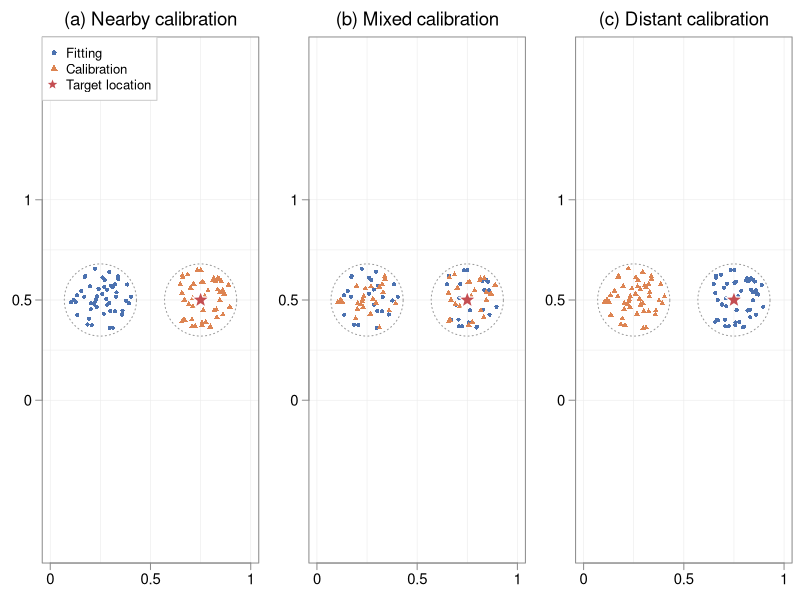

The R source for this figure: (Note: this script raises an error after producing the figure.)
## Figure 1: the three fitting-calibration splits of the two-cluster example, and the
## table below it (Tables/Figure1_table.tex).
S <- as.matrix(read.csv("Simulation_codes/two_cluster_locations.csv"))
r <- read.csv("Simulation_results/two_cluster.csv")
COL <- c(fit = "#4C72B0", cal = "#DD8452", target = "#C44E52")
star <- function(x, y, r = 0.045, col = COL[["target"]]) {
  a <- pi / 2 + seq(0, 2 * pi, length.out = 11)[-11]; rr <- rep(c(r, r * 0.42), 5)
  polygon(x + rr * cos(a), y + rr * sin(a), col = col, border = "white", lwd = 1.2) }
panel <- function(cal, title, legend = FALSE) {
  fit <- setdiff(1:100, cal)
  plot(NA, xlim = c(0, 1), ylim = c(0, 1), asp = 1, axes = FALSE, xlab = "", ylab = "",
       main = title, font.main = 1, cex.main = 1.7)
  abline(h = seq(0, 1, 0.25), v = seq(0, 1, 0.25), col = "grey92", lwd = 0.6)
  box(col = "grey55")
  axis(1, at = c(0, 0.5, 1), labels = c("0", "0.5", "1"), col = "grey55", cex.axis = 1.35)
  axis(2, at = c(0, 0.5, 1), labels = c("0", "0.5", "1"), col = "grey55", las = 1, cex.axis = 1.35)
  th <- seq(0, 2 * pi, length.out = 200)
  for (c0 in list(c(0.25, 0.5), c(0.75, 0.5)))
    lines(c0[1] + 0.18 * cos(th), c0[2] + 0.18 * sin(th), lty = 3, col = "grey60")
  points(S[fit, ], pch = 16, col = COL[["fit"]], cex = 0.85)
  points(S[cal, ], pch = 17, col = COL[["cal"]], cex = 0.9)
  star(S[101, 1], S[101, 2])
  if (legend) {
    lg <- legend("topleft", c("Fitting", "Calibration", "Target location"),
                 pch = c(16, 17, NA), col = COL, bg = "white", box.col = "grey80",
                 cex = 1.2, pt.cex = c(1, 1.1, 1))
    star(mean(c(lg$rect$left, lg$text$x[3])) - 0.008, lg$text$y[3], r = 0.034) }
}
dir.create("Figures", showWarnings = FALSE)
png("Figures/Figure1.png", width = 1500, height = 560, res = 200)
par(mfrow = c(1, 3), mar = c(2.8, 3.2, 2.8, 0.6), mgp = c(2, 0.8, 0))
panel(51:100, "(a) Nearby calibration", legend = TRUE)
panel(c(1:25, 51:75), "(b) Mixed calibration")
panel(1:50, "(c) Distant calibration")
dev.off()

## the table under the figure: coverage; mean width (CVR)
M <- c("Naive", "GSCP", paste0("LSCP, h=", c("0.05", "0.2", "0.4", "1", "2")), "Proposed (Whitened)")
lab <- c("Naive", "GSCP", paste0("LSCP, $h=", c("0.05", "0.20", "0.40", "1", "2"), "$"),
         "Proposed (Whitened)")
rows <- unlist(lapply(seq_along(M), function(i) {
  e <- sapply(c("nearby", "mixed", "distant"), function(d) {
    z <- r[r$method == M[i] & r$design == d, ]
    if (!is.finite(z$width)) sprintf("$%.3f$; $\\infty$", z$coverage)
    else sprintf("$%.3f$; $%.2f$ $(%.2f)$", z$coverage, z$width, z$cvr) })
  c(if (i == length(M)) "\\midrule", paste0(lab[i], "\n& ", paste(e, collapse = "\n& "), "\\\\")) }))
writeLines(c("\\begin{tabular}{lccc}", "\\toprule", "Method & Nearby & Mixed & Distant\\\\",
             "\\midrule", rows, "\\bottomrule", "\\end{tabular}"), "Tables/Figure1_table.tex")
